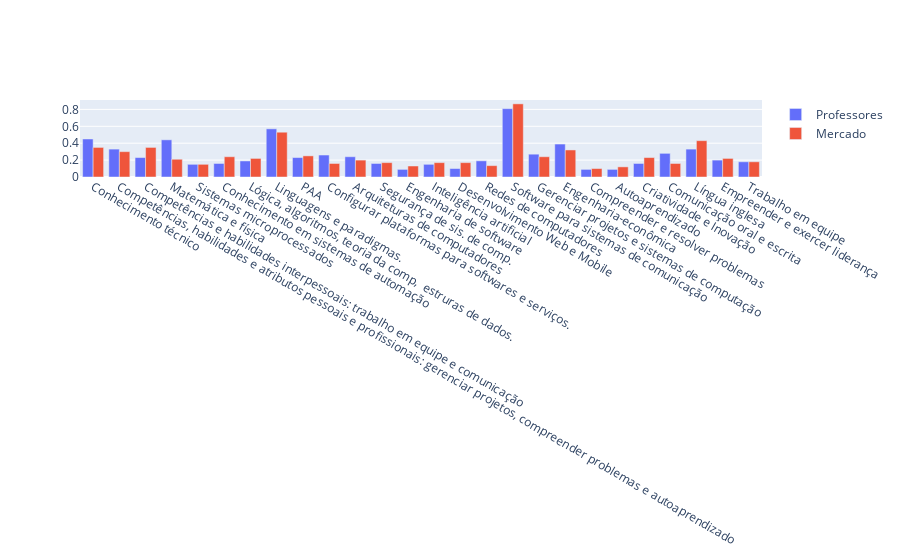

The notebook cell saved with this chart:
### Markdown cell above
### Plot da diferença entre os professores e o mercado

### Code cell
from modules import Plot

Plot.grouped_bar_plot(
    list(visao_mercado.keys()),
    ('Professores','Mercado'),
    ( list(visao_mercado.values()), list(visao_professores.values())))

### Figure 1 — Plotly figure (JSON) as saved in the notebook; plotly's stock layout.template omitted (floating-point values rounded to 4 significant figures)
{"data": [{"name": "Professores", "type": "bar", "x": ["Conhecimento técnico", "Competências, habilidades e atributos pessoais e profissionais: gerenciar projetos, compreender problemas e autoaprendizado", "Competências e habilidades interpessoais: trabalho em equipe e comunicação", "Matemática e física", "Sistemas microprocessados", "Conhecimento em sistemas de automação ", "Lógica, algoritmos, teoria da comp,  estruras de dados.", "Linguagens e paradigmas.", "PAA", "Configurar plataformas para softwares e serviços.", "Arquiteturas de computadores", "Segurança de sis. de comp.", "Engenharia de software", "Inteligência artificial", "Desenvolvimento Web e Mobile", "Redes de computadores", "Software para sistemas de comunicação", "Gerenciar projetos e sistemas de computação", "Engenharia-econômica", "Compreender e resolver problemas", "Autoaprendizado", "Criatividade e Inovação", "Comunicação oral e escrita", "Língua inglesa", "Empreender e exercer liderança", "Trabalho em equipe"], "y": [0.45, 0.33, 0.23, 0.44, 0.15, 0.16, 0.19, 0.57, 0.23, 0.26, 0.24, 0.16, 0.09, 0.15, 0.1, 0.1913, 0.8087, 0.27, 0.39, 0.09, 0.09, 0.16, 0.28, 0.33, 0.2, 0.18]}, {"name": "Mercado", "type": "bar", "x": ["Conhecimento técnico", "Competências, habilidades e atributos pessoais e profissionais: gerenciar projetos, compreender problemas e autoaprendizado", "Competências e habilidades interpessoais: trabalho em equipe e comunicação", "Matemática e física", "Sistemas microprocessados", "Conhecimento em sistemas de automação ", "Lógica, algoritmos, teoria da comp,  estruras de dados.", "Linguagens e paradigmas.", "PAA", "Configurar plataformas para softwares e serviços.", "Arquiteturas de computadores", "Segurança de sis. de comp.", "Engenharia de software", "Inteligência artificial", "Desenvolvimento Web e Mobile", "Redes de computadores", "Software para sistemas de comunicação", "Gerenciar projetos e sistemas de computação", "Engenharia-econômica", "Compreender e resolver problemas", "Autoaprendizado", "Criatividade e Inovação", "Comunicação oral e escrita", "Língua inglesa", "Empreender e exercer liderança", "Trabalho em equipe"], "y": [0.35, 0.3, 0.35, 0.21, 0.15, 0.24, 0.22, 0.53, 0.25, 0.16, 0.2, 0.17, 0.13, 0.17, 0.17, 0.1344, 0.8656, 0.24, 0.32, 0.1, 0.12, 0.23, 0.16, 0.43, 0.22, 0.18]}], "layout": {"autosize": true, "barmode": "group", "xaxis": {"autorange": true, "range": [-0.5, 25.5], "type": "category"}, "yaxis": {"autorange": true, "range": [0, 0.9112], "type": "linear"}}}
